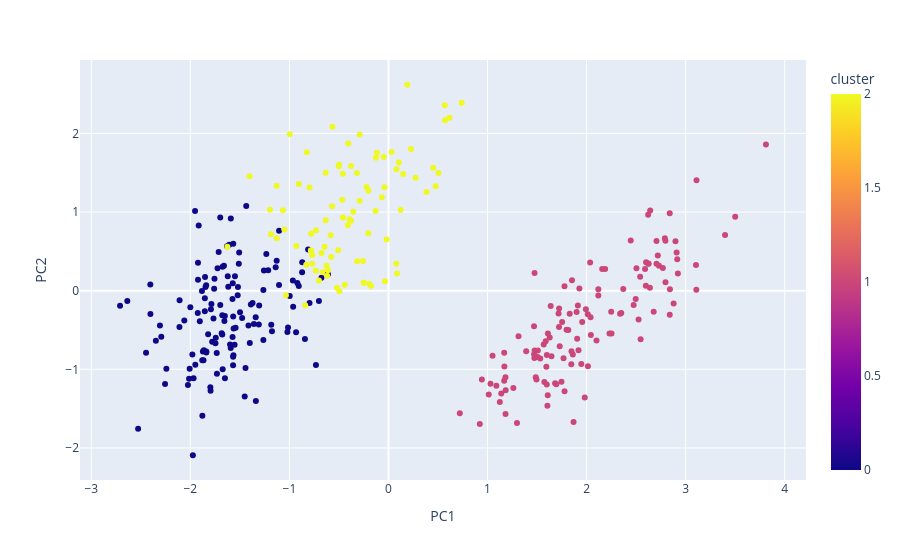

The cell this chart's notebook holds for it:
### Code cell
def plot_pca_clusters(df):
    fig = px.scatter(
        df,
        x='PC1',
        y='PC2',
        color='cluster',
        hover_data=['species', 'island', 'sex'],
    )
    return fig

plot_pca_clusters(penguins_df)

### Figure 1 — Plotly figure (JSON) as saved in the notebook; plotly's stock layout.template omitted (floating-point values rounded to 4 significant figures; data arrays with more than 128 entries replaced by an {"elided": "..."} marker saying what was removed)
{"data": [{"customdata": {"elided": "344x3 str values"}, "hovertemplate": "PC1=%{x}<br>PC2=%{y}<br>species=%{customdata[0]}<br>island=%{customdata[1]}<br>sex=%{customdata[2]}<br>cluster=%{marker.color}<extra></extra>", "legendgroup": "", "marker": {"color": {"elided": "344 int values"}, "coloraxis": "coloraxis", "symbol": "circle"}, "mode": "markers", "name": "", "orientation": "v", "showlegend": false, "type": "scatter", "x": {"elided": "344 float values"}, "xaxis": "x", "y": {"elided": "344 float values"}, "yaxis": "y"}], "layout": {"coloraxis": {"colorbar": {"title": {"text": "cluster"}}, "colorscale": [[0, "#0d0887"], [0.1111, "#46039f"], [0.2222, "#7201a8"], [0.3333, "#9c179e"], [0.4444, "#bd3786"], [0.5556, "#d8576b"], [0.6667, "#ed7953"], [0.7778, "#fb9f3a"], [0.8889, "#fdca26"], [1, "#f0f921"]]}, "legend": {"tracegroupgap": 0}, "margin": {"t": 60}, "xaxis": {"anchor": "y", "domain": [0, 1], "title": {"text": "PC1"}}, "yaxis": {"anchor": "x", "domain": [0, 1], "title": {"text": "PC2"}}}}
